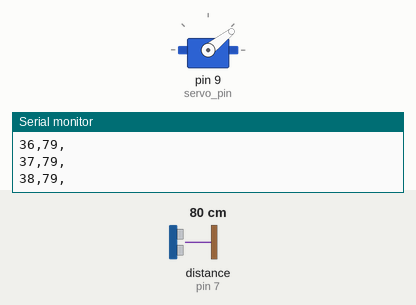
A sketch run on a simulated Arduino Uno, built with avr-gcc and run on an emulated ATmega328P. On the bench: servo, the last lines printed to the serial monitor. Wiring (inferred from the names in the program): ultrasonic range finder: trigger pin 8; echo pin 7. The test bench sets the inputs (shaded band); at power-on: distance to the obstacle (sensor on pin 7) 80 cm. The echo pulse lasts 58.3 µs per cm.

Above: at 1.28 s.
1.3 s: distance to the obstacle (sensor on pin 7) set to 9 cm
At 1.78 s:
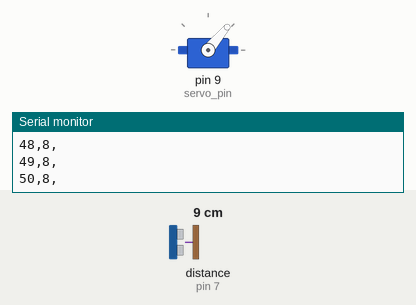
4.3 s: distance to the obstacle (sensor on pin 7) set to 35 cm
At 4.47 s:
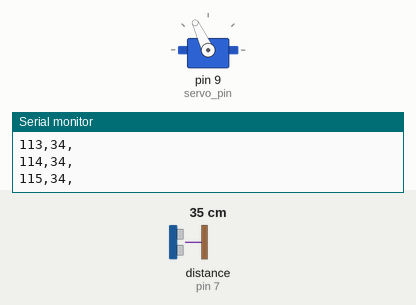
7.3 s: distance to the obstacle (sensor on pin 7) set to 2 cm
At 7.47 s:
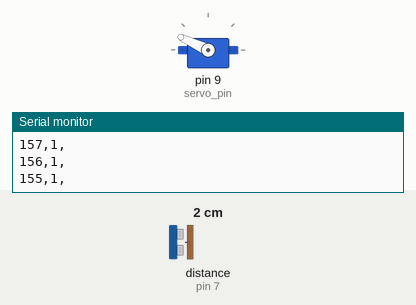
10.3 s: distance to the obstacle (sensor on pin 7) set to 120 cm
Timing chart, 0 to 17.3 s (numbered marks = the images above; inputs shaded):
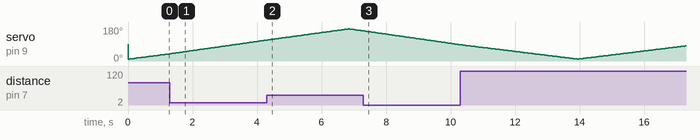

The sketch:

radar_function.ino
```cpp
#include <Servo.h>

int servo_pin = 9;
int pos = 10;
int speed = 1;
Servo myservo;

const int trig = 8;
const int echo = 7;
unsigned long thoigian;
int khoangcach;

//send uart data


void setup() {
  Serial.begin(9600);
  myservo.attach(servo_pin);
  pinMode(trig, OUTPUT);
  pinMode(echo, INPUT);
}

void radar_move() {
  myservo.write(pos);
  pos = pos + speed;
  if (pos == 10 || pos == 170) {
    speed = speed * (-1);
  }
}

void loop() {
  digitalWrite(trig, LOW);
  delayMicroseconds(2);
  digitalWrite(trig, HIGH);
  delayMicroseconds(10);
  digitalWrite(trig, LOW);

  thoigian = pulseIn(echo, HIGH,14000); //do duoc khoang cach gioi han la 85cm
  khoangcach = (thoigian * 0.0343) / 2;

  Serial.print(pos);
  Serial.print(',');
  if (khoangcach < 800 && khoangcach !=0 ) {
    Serial.print(khoangcach);
    Serial.println(',');
  }else{
    Serial.print(-1);
    Serial.println(',');
  }
  radar_move();
  //Serial.println(pos);
  //radar_move(); // Adjust delay according to your needs
  delay(40);
}
```
